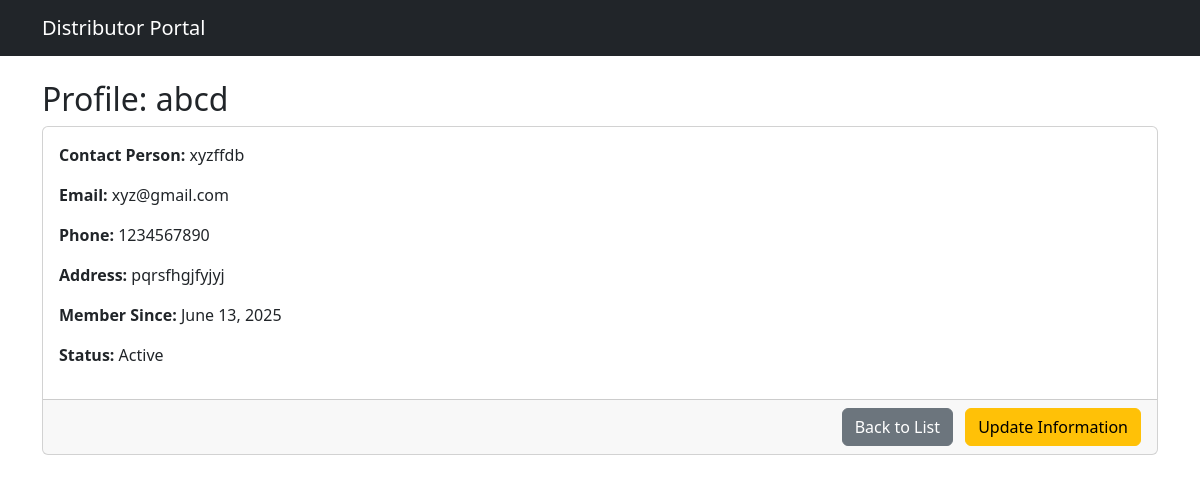
Page /profile/1/ on the committed database.
### distributors/models.py (models this page shows, shortened)
class Distributor(models.Model):
    company_name = models.CharField(max_length=200)
    contact_person = models.CharField(max_length=100)
    email = models.EmailField(unique=True) # unique=True ensures no two distributors have the same email
    phone_number = models.CharField(max_length=20)
    address = models.TextField()
    registration_date = models.DateTimeField(auto_now_add=True) # Automatically sets the date when created
    is_active = models.BooleanField(default=True)

### distributors/views.py (the view)
# urls.py: path('profile/<int:pk>/', views.view_profile, name='profile_view'),
def view_profile(request, pk):
    distributor = get_object_or_404(Distributor, pk=pk)
    context = {'distributor': distributor}
    return render(request, 'distributors/profile_view.html', context)

### distributors/templates/distributors/profile_view.html (shortened to what this page needs)
{% extends 'distributors/base.html' %}
{% block content %}
    <h2>Profile: {{ distributor.company_name }}</h2>
    <div class="card">
        <div class="card-body">
            <p><strong>Contact Person:</strong> {{ distributor.contact_person }}</p>
            <p><strong>Email:</strong> {{ distributor.email }}</p>
            <p><strong>Phone:</strong> {{ distributor.phone_number }}</p>
            <p><strong>Address:</strong> {{ distributor.address }}</p>
            <p><strong>Member Since:</strong> {{ distributor.registration_date|date:"F d, Y" }}</p>
            <p><strong>Status:</strong> {% if distributor.is_active %}Active{% else %}Inactive{% endif %}</p>
        </div>
        <div class="card-footer text-end">
            <a href="{% url 'distributor_list' %}" class="btn btn-secondary">Back to List</a>
            <a href="{% url 'profile_update' pk=distributor.pk %}" class="btn btn-warning ms-2">Update Information</a>
        </div>
    </div>
{% endblock %}

### rows in the picture
Distributor: company_name "abcd", contact_person "xyzffdb", email "xyz@gmail.com", phone_number "1234567890", address "pqrsfhgjfyjyj", registration_date "June 13, 2025"
